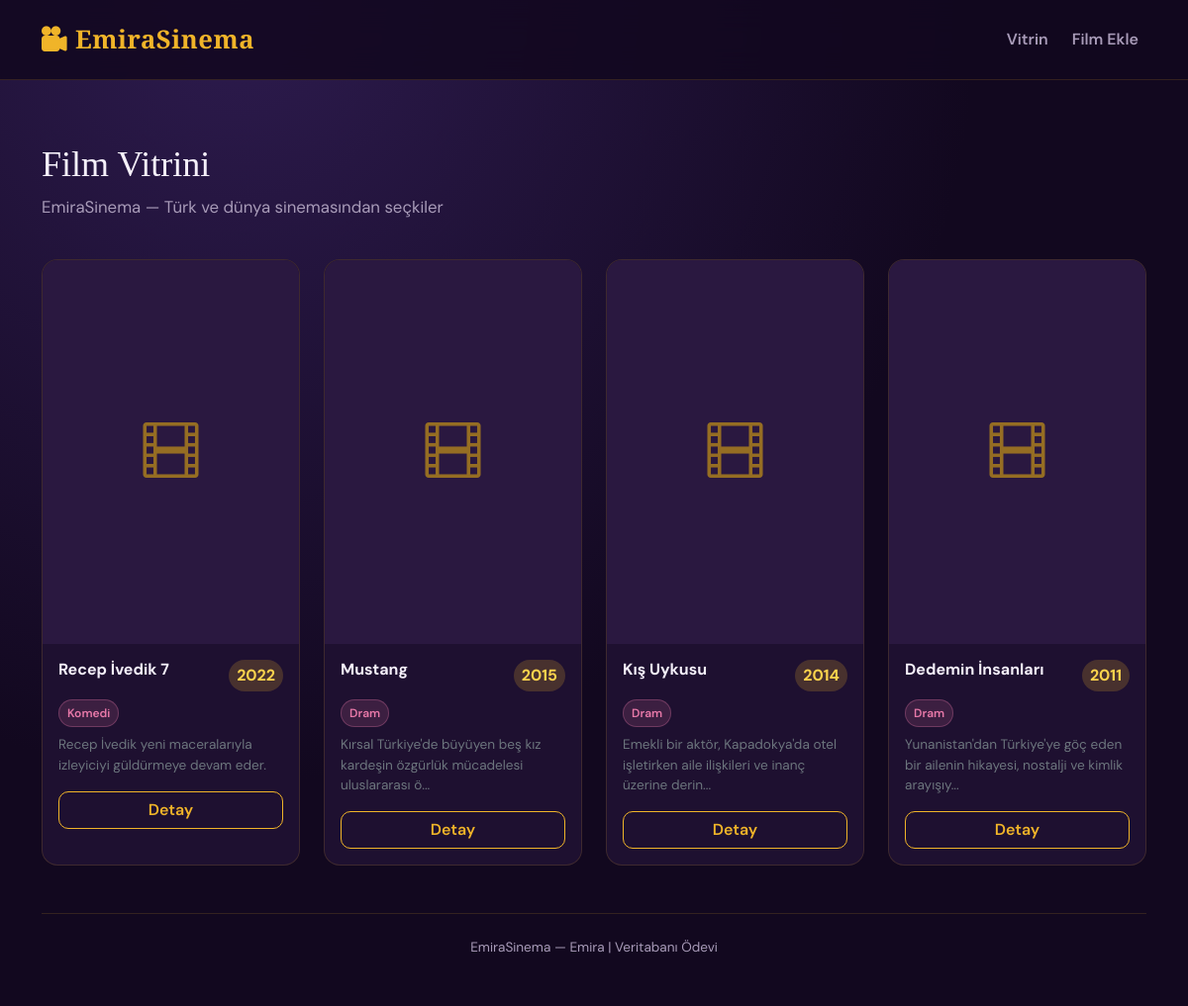
The app's page /EmiraSinema/index.php with its own data.
### tables this page shows
CREATE TABLE movies (
    id INT AUTO_INCREMENT PRIMARY KEY,
    title VARCHAR(200) NOT NULL,
    release_year INT,
    genre_id INT,
    director_id INT,
    summary TEXT,
    poster_image LONGBLOB,
    FOREIGN KEY (genre_id) REFERENCES genres(id),
    FOREIGN KEY (director_id) REFERENCES directors(id)
);

CREATE TABLE genres (
    id INT AUTO_INCREMENT PRIMARY KEY,
    genre_name VARCHAR(100) NOT NULL
);

### EmiraSinema/db_connect.php (called while the page is built, shortened)
<?php
function emira_kisalt($metin, $uzunluk = 90) {
    $metin = $metin ?? '';
    return strlen($metin) <= $uzunluk ? $metin : substr($metin, 0, $uzunluk) . '...';
}

### EmiraSinema/index.php (the view, shortened to what this page needs)
<?php
require 'db_connect.php';
include 'header.php';
$sql = "SELECT m.id, m.title, m.release_year, m.summary, m.poster_image, g.genre_name
        FROM movies m
        LEFT JOIN genres g ON m.genre_id = g.id
        ORDER BY m.release_year DESC";
$movies = $pdo->query($sql)->fetchAll(PDO::FETCH_ASSOC);
?>
<div class="page-hero d-flex justify-content-between align-items-end flex-wrap gap-3">
    <div>
        <h1>Film Vitrini</h1>
        <p>EmiraSinema — Türk ve dünya sinemasından seçkiler</p>
    </div>
</div>
<div class="row g-4">
    <?php if (empty($movies)): ?>
        <div class="col-12">
            <div class="alert-emira text-center p-5">
                <i class="bi bi-inbox fs-1 d-block mb-3 text-warning"></i>
                <h4>Henüz film yok</h4>
                <p class="mb-3">İlk filmi ekleyerek başlayabilirsin.</p>
                <a href="film_ekle.php" class="btn btn-gold">Film Ekle</a>
            </div>
        </div>
    <?php else: ?>
        <?php foreach ($movies as $movie): ?>
            <div class="col-lg-3 col-md-4 col-sm-6">
                <div class="card-emira h-100">
                    <?php if (!empty($movie['poster_image'])): ?>
                        <div style="aspect-ratio: 2/3; overflow: hidden; background: #000;">
                            <img class="w-100 h-100" style="object-fit: cover;" alt="Poster">
                        </div>
                    <?php else: ?>
                        <div class="d-flex justify-content-center align-items-center" style="aspect-ratio: 2/3; background: var(--bg-elevated);">
                            <i class="bi bi-film text-warning" style="font-size: 3.5rem; opacity: 0.5;"></i>
                        </div>
                    <?php endif; ?>
                    <div class="p-3 d-flex flex-column flex-grow-1">
                        <div class="d-flex justify-content-between align-items-start mb-2 gap-2">
                            <h5 class="fw-bold m-0" style="font-size: 1rem;"><?= htmlspecialchars($movie['title']) ?></h5>
                            <span class="badge-year px-2 py-1"><?= $movie['release_year'] ?></span>
                        </div>
                        <span class="badge-genre px-2 py-1 mb-2 align-self-start"><?= htmlspecialchars($movie['genre_name'] ?? 'Belirtilmemiş') ?></span>
                        <p class="text-secondary flex-grow-1 mb-3" style="font-size: 0.85rem; line-height: 1.5;">
                            <?= htmlspecialchars(emira_kisalt($movie['summary'] ?? '', 90)) ?>
                        </p>
                        <a href="film_detay.php?filmId=<?= $movie['id'] ?>" class="btn btn-outline-gold w-100">Detay</a>
                    </div>
                </div>
            </div>
        <?php endforeach; ?>
    <?php endif; ?>
</div>
<footer class="footer-emira text-center">
    <span>EmiraSinema &mdash; Emira | Veritabanı Ödevi</span>
</footer>
</div>
</body>
</html>

### EmiraSinema/header.php (shortened to what this page needs)
<!DOCTYPE html>
<html lang="tr">
<head>
    <link href="https://cdn.jsdelivr.net/npm/bootstrap@5.3.0/dist/css/bootstrap.min.css" rel="stylesheet">
    <link rel="stylesheet" href="https://cdn.jsdelivr.net/npm/bootstrap-icons@1.10.5/font/bootstrap-icons.css">
    <link rel="stylesheet" href="assets/emira-cine.css">
</head>
<body>
<nav class="navbar navbar-expand-lg navbar-emira mb-4">
    <div class="container">
        <a class="navbar-brand" href="index.php"><i class="bi bi-camera-reels-fill me-2"></i>EmiraSinema</a>
        <div class="navbar-nav ms-auto align-items-center gap-2">
            <a class="nav-link <?= ($activePage ?? '') === 'home' ? 'active' : '' ?>" href="index.php">Vitrin</a>
            <a class="nav-link <?= ($activePage ?? '') === 'add' ? 'active' : '' ?>" href="film_ekle.php">Film Ekle</a>
        </div>
    </div>
</nav>
<div class="container pb-4">

### EmiraSinema/assets/emira-cine.css (style rules this page uses)
:root { --bg-deep: #12081f; --bg-card: #1e1030; --bg-elevated: #2a1840; --gold: #f0b429; --gold-soft: #fcd34d; --rose: #e879a9; --text: #f5f0fa; --muted: #a89bb8; --border: rgba(240, 180, 41, 0.15); }
* { box-sizing: border-box; }
body { font-family: 'DM Sans', system-ui, sans-serif; background: radial-gradient(ellipse at 20% 0%, #2d1b4e 0%, var(--bg-deep) 55%); color: var(--text); min-height: 100vh; }
h1, h2, h3, .brand-title { font-family: 'Playfair Display', Georgia, serif; }
.navbar-emira { background: rgba(18, 8, 31, 0.85); backdrop-filter: blur(16px); border-bottom: 1px solid var(--border); padding: 1rem 0; }
.navbar-emira .navbar-brand { font-family: 'Playfair Display', serif; font-weight: 700; font-size: 1.6rem; color: var(--gold) !important; letter-spacing: 0.5px; }
.navbar-emira .nav-link { color: var(--muted) !important; font-weight: 600; transition: color 0.2s; }
.btn-outline-gold { border: 1px solid var(--gold); color: var(--gold) !important; border-radius: 10px; font-weight: 600; background: transparent; }
.card-emira { background: var(--bg-card); border: 1px solid var(--border); border-radius: 16px; overflow: hidden; transition: transform 0.25s, box-shadow 0.25s, border-color 0.25s; }
.badge-genre { background: rgba(232, 121, 169, 0.15); color: var(--rose); border: 1px solid rgba(232, 121, 169, 0.3); border-radius: 20px; font-size: 0.75rem; font-weight: 600; }
.badge-year { background: rgba(240, 180, 41, 0.2); color: var(--gold-soft); border-radius: 20px; font-weight: 700; }
.page-hero { padding: 2.5rem 0 1.5rem; }
.page-hero h1 { font-size: 2.25rem; color: var(--text); margin-bottom: 0.5rem; }
.page-hero p { color: var(--muted); font-size: 1.05rem; }
.footer-emira { border-top: 1px solid var(--border); color: var(--muted); font-size: 0.85rem; padding: 1.5rem 0; margin-top: 3rem; }

### records on screen
movies: title "Recep İvedik 7", release_year "2022", genre.genre_name "Komedi", summary "Recep İvedik yeni maceralarıyla izleyiciyi güldürmeye devam eder."
movies: title "Mustang", release_year "2015", genre.genre_name "Dram", summary "Kırsal Türkiye'de büyüyen beş kız kardeşin özgürlük mücadelesi uluslararası ö..."
movies: title "Kış Uykusu", release_year "2014", genre.genre_name "Dram", summary "Emekli bir aktör, Kapadokya'da otel işletirken aile ilişkileri ve inanç üzerine derin..."
movies: title "Dedemin İnsanları", release_year "2011", genre.genre_name "Dram", summary "Yunanistan'dan Türkiye'ye göç eden bir ailenin hikayesi, nostalji ve kimlik arayışıy..."
